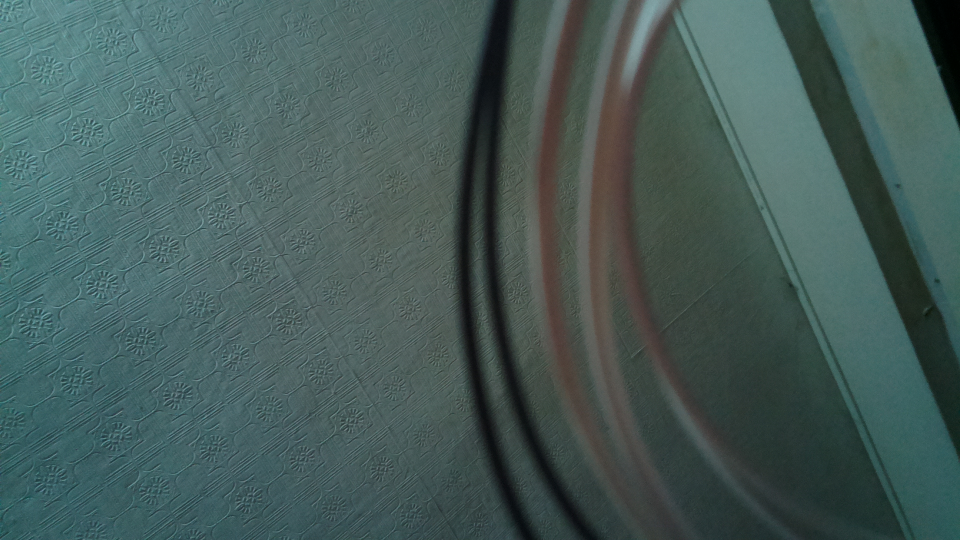
#> input picture raw_images/sample5.jpg, 1920 x 1080 px (shown at 1/2 size)
$ python test1.py   (older library calls are emulated)
#> lines starting #> are read from the running program, lines starting #| are printed output that depends on the picture
import tempfile
import cv2
import numpy as np
from PIL import Image
from pytesseract import pytesseract

IMAGE_SIZE = 1800
BINARY_THREHOLD = 180

def process_image_for_ocr(file_path):
    # TODO : Implement using opencv
    temp_filename = set_image_dpi(file_path)
    im_new = remove_noise_and_smooth(temp_filename)
    return im_new

def set_image_dpi(file_path):
    im = Image.open(file_path)
    length_x, width_y = im.size
    factor = max(1, int(IMAGE_SIZE / length_x))
    size = factor * length_x, factor * width_y
    # size = (1800, 1800)
    im_resized = im.resize(size, Image.ANTIALIAS)
    temp_file = tempfile.NamedTemporaryFile(delete=False, suffix='.jpg')
    temp_filename = temp_file.name
    im_resized.save(temp_filename, dpi=(300, 300))
    return temp_filename

def image_smoothening(img):
    ret1, th1 = cv2.threshold(img, BINARY_THREHOLD, 255, cv2.THRESH_BINARY)
    ret2, th2 = cv2.threshold(th1, 0, 255, cv2.THRESH_BINARY + cv2.THRESH_OTSU)
    blur = cv2.GaussianBlur(th2, (1, 1), 0)
    ret3, th3 = cv2.threshold(blur, 0, 255, cv2.THRESH_BINARY + cv2.THRESH_OTSU)
    return th3

def remove_noise_and_smooth(file_name):
    img = cv2.imread(file_name, 0)
    filtered = cv2.adaptiveThreshold(img.astype(np.uint8), 255, cv2.ADAPTIVE_THRESH_MEAN_C, cv2.THRESH_BINARY, 41,
                                     3)
    kernel = np.ones((1, 1), np.uint8)
    opening = cv2.morphologyEx(filtered, cv2.MORPH_OPEN, kernel)
    closing = cv2.morphologyEx(opening, cv2.MORPH_CLOSE, kernel)
    img = image_smoothening(img)
    or_image = cv2.bitwise_or(img, closing)
    return or_image


imageName = "sample5"
raw_img = cv2.imread(f'./raw_images/{imageName}.jpg')
#> raw_img is the input picture: shape (1080, 1920, 3); mean B, G, R 88.6, 91.1, 69.1
raw_img = cv2.rotate(raw_img, cv2.ROTATE_90_CLOCKWISE)
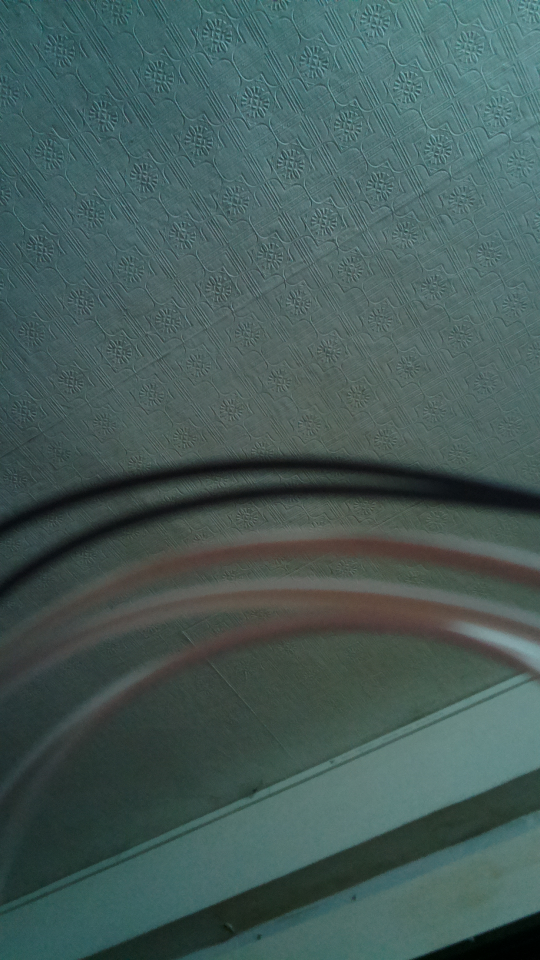
#> raw_img: shape (1920, 1080, 3) (shown at 1/2 size); mean B, G, R 88.6, 91.1, 69.1
raw_img = raw_img[300:1400, 150:875]
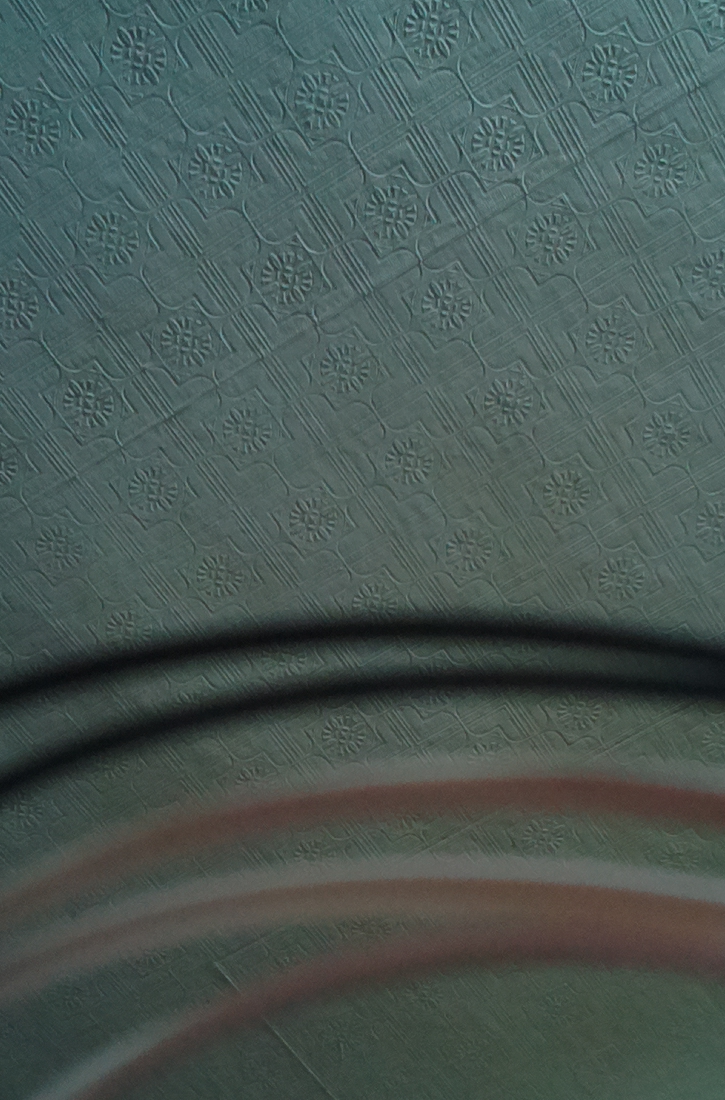
#> raw_img: shape (1100, 725, 3); mean B, G, R 84.7, 88.1, 73.8


# [9 lines of commented-out code are left out]
